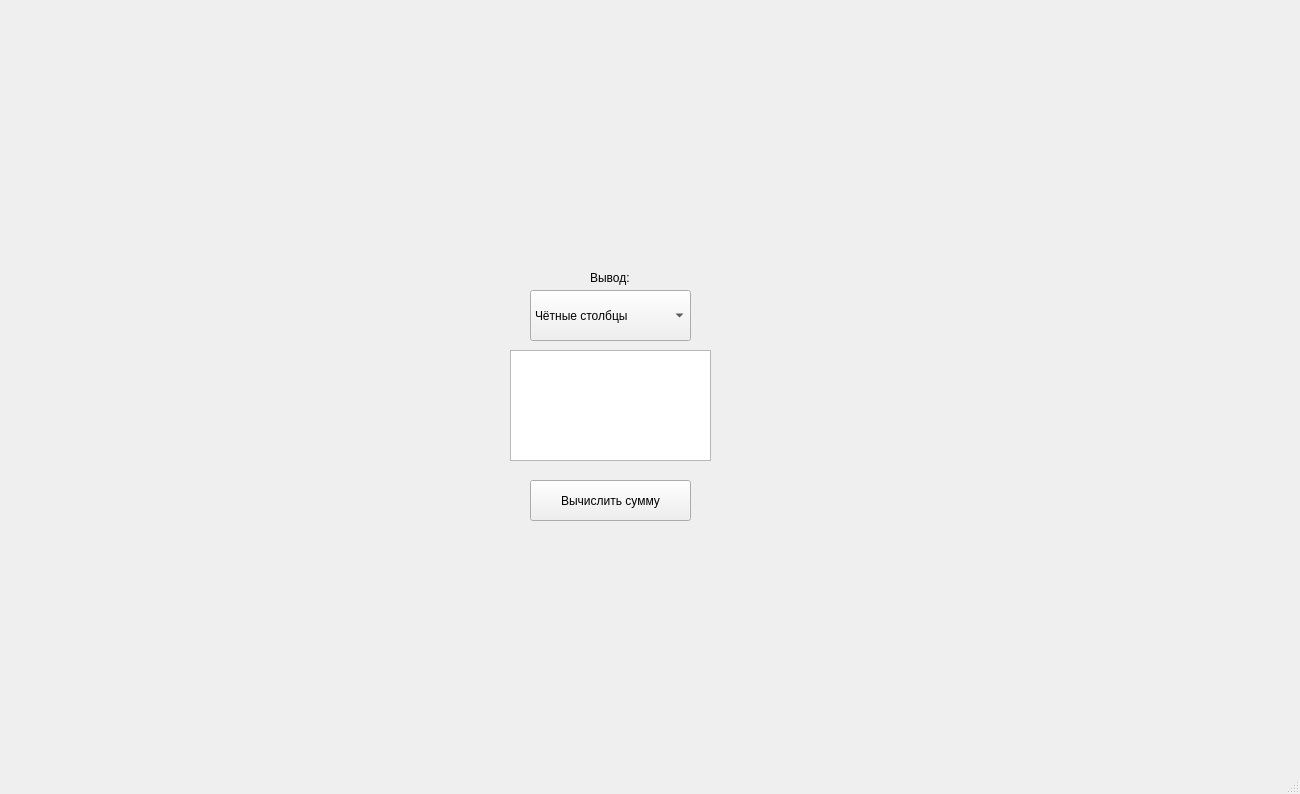
<?xml version="1.0" encoding="UTF-8"?>
<ui version="4.0">
 <class>MainWindow</class>
 <widget class="QMainWindow" name="MainWindow">
  <property name="geometry">
   <rect>
    <x>0</x>
    <y>0</y>
    <width>1300</width>
    <height>794</height>
   </rect>
  </property>
  <property name="windowTitle">
   <string>MainWindow</string>
  </property>
  <widget class="QWidget" name="centralwidget">
   <widget class="QTextEdit" name="textEdit">
    <property name="geometry">
     <rect>
      <x>510</x>
      <y>350</y>
      <width>201</width>
      <height>111</height>
     </rect>
    </property>
   </widget>
   <widget class="QComboBox" name="comboBox">
    <property name="geometry">
     <rect>
      <x>530</x>
      <y>290</y>
      <width>161</width>
      <height>51</height>
     </rect>
    </property>
    <item>
     <property name="text">
      <string>Чётные столбцы</string>
     </property>
    </item>
    <item>
     <property name="text">
      <string>Нечётные столбцы</string>
     </property>
    </item>
   </widget>
   <widget class="QPushButton" name="pushButton">
    <property name="geometry">
     <rect>
      <x>530</x>
      <y>480</y>
      <width>161</width>
      <height>41</height>
     </rect>
    </property>
    <property name="text">
     <string>Вычислить сумму</string>
    </property>
   </widget>
   <widget class="QLabel" name="labelResult">
    <property name="geometry">
     <rect>
      <x>590</x>
      <y>270</y>
      <width>181</width>
      <height>16</height>
     </rect>
    </property>
    <property name="text">
     <string>Вывод: </string>
    </property>
   </widget>
  </widget>
  <widget class="QMenuBar" name="menubar">
   <property name="geometry">
    <rect>
     <x>0</x>
     <y>0</y>
     <width>1300</width>
     <height>21</height>
    </rect>
   </property>
  </widget>
  <widget class="QStatusBar" name="statusbar"/>
 </widget>
 <resources/>
 <connections/>
</ui>
